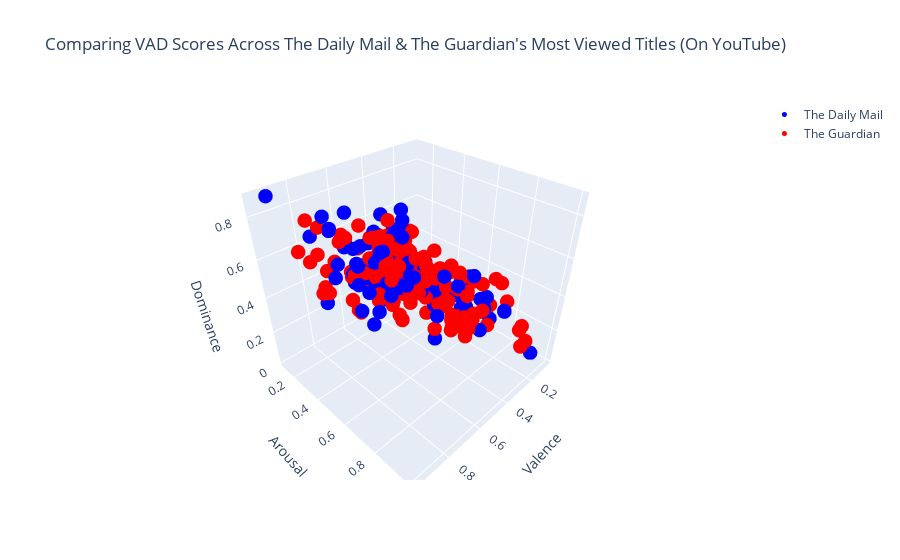

Notebook source saved alongside this figure:
### Code cell
#Plotting TG and DM VAD values in 3D.
x1 = DM_emo_df['valence']
y1 = DM_emo_df['arousal']
z1 = DM_emo_df['dominance']

x2 = TG_emo_df['valence']
y2 = TG_emo_df['arousal']
z2 = TG_emo_df['dominance']

trace1 = go.Scatter3d(
    x=x1,
    y=y1,
    z=z1,
    mode='markers',
    marker=dict(
        size=5,
        color='blue'
    ),
    name='The Daily Mail'
)

trace2 = go.Scatter3d(
    x=x2,
    y=y2,
    z=z2,
    mode='markers',
    marker=dict(
        size=5,
        color='red'
    ),
    name='The Guardian'
)

fig = go.Figure(data=[trace1, trace2])
fig.update_layout(
    title='Comparing VAD Scores Across The Daily Mail & The Guardian\'s Most Viewed Titles (On YouTube)',
    scene=dict(
        xaxis=dict(title='Valence'),
        yaxis=dict(title='Arousal'),
        zaxis=dict(title='Dominance')
    )
)
fig.show()

#File saved as html for your convienience.
fig.write_html("Comparing VAD Scores Across The Daily Mail & The Guardian\'s Most Viewed Titles (On YouTube).html")

#VAD values are visualised clearly in the 3D plot below. They seem to be very similar across all variables.
#They both also follow the very common positive linear relationship between Valence and Dominance.
#However, neither the DM nor TG use words low on Valence and Arousal.
#Perhaps an unarousing, sad story is not attractive to YouTube's fleeting audience base.
#Who may be attracted to a more upbeat tone.

### Figure 1 — Plotly figure (JSON) as saved in the notebook; plotly's stock layout.template omitted (floating-point values rounded to 4 significant figures; data arrays with more than 128 entries replaced by an {"elided": "..."} marker saying what was removed)
{"data": [{"marker": {"color": "blue", "size": 5}, "mode": "markers", "name": "The Daily Mail", "type": "scatter3d", "x": {"elided": "200 float values"}, "y": {"elided": "200 float values"}, "z": {"elided": "200 float values"}}, {"marker": {"color": "red", "size": 5}, "mode": "markers", "name": "The Guardian", "type": "scatter3d", "x": {"elided": "237 float values"}, "y": {"elided": "237 float values"}, "z": {"elided": "237 float values"}}], "layout": {"scene": {"xaxis": {"title": {"text": "Valence"}}, "yaxis": {"title": {"text": "Arousal"}}, "zaxis": {"title": {"text": "Dominance"}}}, "title": {"text": "Comparing VAD Scores Across The Daily Mail & The Guardian's Most Viewed Titles (On YouTube)"}}}
